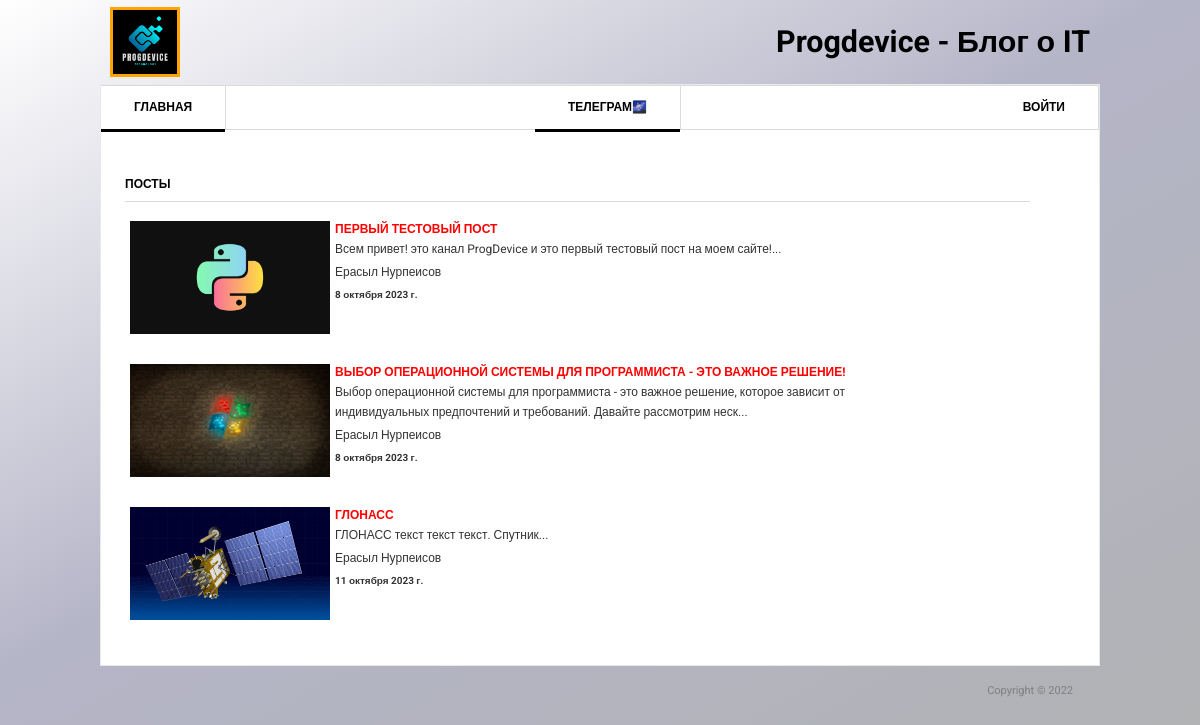
The page / on the database its author committed.
### blog/models.py (models this page shows, shortened)
class Post(models.Model):
    title = models.CharField('Заголовок поста', max_length=100)
    description = models.TextField('Текст поста')
    author = models.CharField('Имя автора', max_length=100)
    date = models.DateField('Дата публикации')
    img = models.ImageField('Изображение', upload_to='image/%Y')
    class Meta:
        verbose_name = 'Пост'
        verbose_name_plural = 'Посты'

### blog/views.py (the view)
# urls.py: urlpatterns = [path('', views.PostView.as_view()),
class PostView(View):
    def get(self, request):
        posts = Post.objects.all()
        return render(request, 'blog/blog.html', {'post_list': posts})

### templates/blog/blog.html (shortened to what this page needs)
{% load static %}
<html>
<head>
	<link rel="stylesheet" href="css/style.css" type="text/css" media="all" />
	<link rel="stylesheet" type="text/css" href="{% static 'css/style.css' %}">
</head>
<body>
<div class="shell">
	<div class="upper__main">
		<div class="upper__main-img">
			<img src="{% static 'css/images/Progdevice.png' %}" alt="" width="64" height="64">
		</div>
		<div class="upper__main-text">
			<h3>Progdevice - Блог о IT</h3>
		</div>
	</div>
	<div class="border">
		<div id="navigation">
			<ul>
			    <li><a href="/" class="active">Главная</a></li>
				<li><a href="https://t.me/progdevice" class="active">Телеграм🌌</a></li>
			    <li><a href="/admin">Войти</a></li>
			</ul>
		</div>
		<div id="main">
			<div id="content" class="left">
				<div class="projects">
					<h3>Посты</h3>
					{% for post in post_list %}
					<div class="item">
						<div class="image left">
							<a href="#"><img src="{{ post.img.url }}" alt="" width="200px"/></a>
						</div>
						<div class="text left">
							<h4><a href="{{ post.id }}">{{ post.title }}</a></h4>
							<p>{{ post.description|slice:":150" }}...</p>
							<p>{{ post.author }}</p>
							<h5>{{ post.date }}</h5>
						</div>
					</div>
					{% endfor %}
				</div>
			</div>
		</div>
	</div>
	<div id="footer">
		<p class="copy right">Copyright &copy;  2022 </p>
	</div>
</div>
</body>
</html>

### static/css/style.css (style rules this page uses)
* { margin: 0; padding: 0; outline:0; font-family: 'Roboto', sans-serif; }
body { font-size: 12px; line-height: 20px; font-family: Georgia, Arial, Helvetica, Sans-Serif; color: #333; background: rgb(255,255,255); background: linear-gradient(150deg, rgba(255,255,255,1) 0%, rgba(181,181,200,1) 45%, rgba(176,178,178,1) 100%); }
a { color: #ff0000; text-decoration: none; cursor:pointer; }
a img { border: 0; }
.left, .alignleft { float: left; display: inline; }
.right, .alignright { float: right; display: inline; }
.shell { max-width: 1000px; margin: 0 auto; }
.border { border: 1px solid #e8e8e8; background: #fff; position: relative; }
#navigation { height: 43px; border-top: 1px solid #dbdbdb; border-bottom: 1px solid #dbdbdb; }
#navigation ul { list-style: none; display: flex; justify-content: space-between; }
#navigation ul li { float: left; height: 43px; border-right: 1px solid #dbdbdb; font-size: 12px; line-height: 43px; font-weight: bold; text-transform: uppercase; }
#navigation ul li a { float: left; height: 43px; color: #000; padding: 0 33px; }
#navigation ul li a:hover, #navigation ul li a.active { border-bottom: solid; text-decoration: none; }
#main { width: 932px; padding: 37px 24px 17px 24px; }
#main h3 { font-size: 12px; line-height: 15px; color: #000; text-transform: uppercase; border-bottom: 1px solid #dbdbdb; padding: 0 0 9px 0; }
#content { width: 905px; }
.projects { padding: 10px 0 0 0; }
.projects h3 { margin: 0 0 17px 0; }
.projects .item { margin: 0 0 28px 0; }
.projects .image { width: 183px; height: 111px; border: 0px solid #dbdbdb; padding: 2px; margin: 0 20px 0 3px; }
.projects .text { width: 600px; }
.projects .text h4 { font-size: 12px; line-height: 15px; color: #333; text-transform: uppercase; padding: 3px 0 2px 0; }
.projects .text p { padding: 0 0 3px 0; }
#footer { font-family: Arial, sans-serif; font-size: 11px; line-height: 14px; color: #7f7f7f; padding: 18px 27px 20px 38px; }
.upper__main { display: flex; justify-content: space-between; align-items: center; padding: 0 10px; }
.upper__main-img { margin: 7px 0; border: 3px orange solid; }
.upper__main-text { text-align: center; font-size: 26px; color: black; }

### rows shown on the page
Post: img (picture), title "ПЕРВЫЙ ТЕСТОВЫЙ ПОСТ", description "Всем привет! это канал ProgDevice и это первый тестовый пост на моем сайте!", author "Ерасыл Нурпеисов", date "8 октября 2023 г."
Post: img (picture), title "ВЫБОР ОПЕРАЦИОННОЙ СИСТЕМЫ ДЛЯ ПРОГРАММИСТА - ЭТО ВАЖНОЕ РЕШЕНИЕ!", description "Выбор операционной системы для программиста - это важное решение, которое зависит от индивидуальных предпочтений и требований. Давайте рассмотрим неск", author "Ерасыл Нурпеисов", date "8 октября 2023 г."
Post: img (picture), title "ГЛОНАСС", description "ГЛОНАСС текст текст текст. Спутник", author "Ерасыл Нурпеисов", date "11 октября 2023 г."
